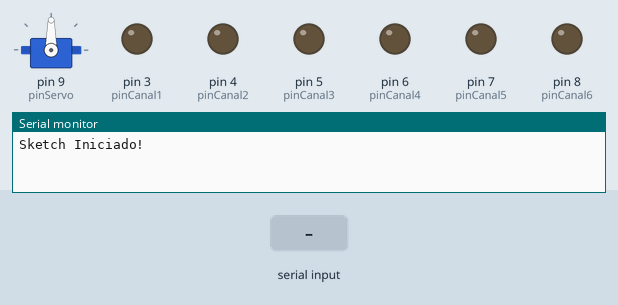
Bench run of a sketch on a simulated Arduino Uno, built with avr-gcc and run on an emulated ATmega328P. Parts: servo, output pins drawn as LEDs (lit = HIGH), the last lines printed to the serial monitor. Inputs (shaded band) come from the test bench.

Above: at 1.2 s.
1.3 s: "C" received over the second serial link
At 2.0 s:
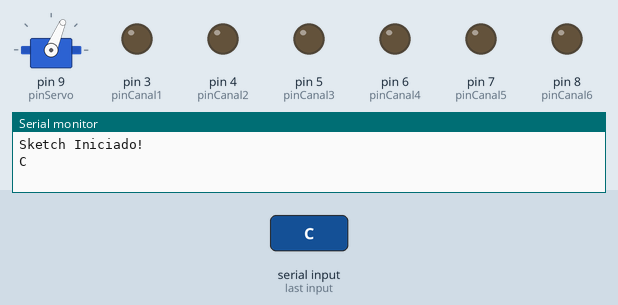
2.8 s: "true" received over the second serial link
At 3.2 s:
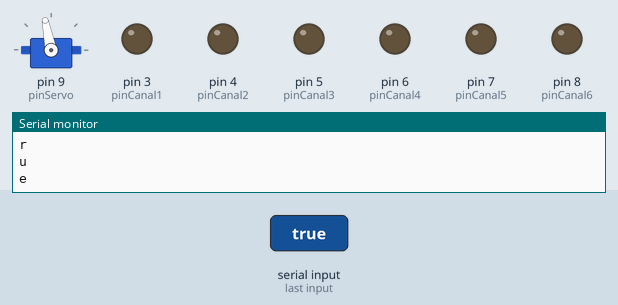
4.3 s: ";" received over the second serial link
At 5.5 s:
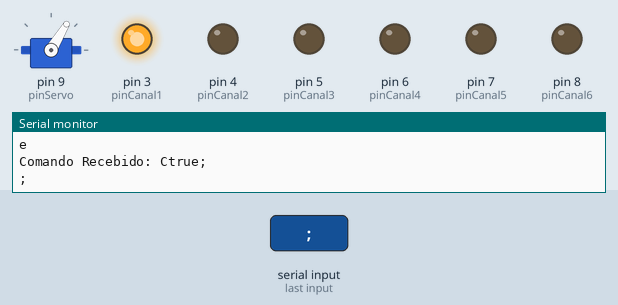
5.8 s: "90;45\n" received over the second serial link
At 6.7 s:
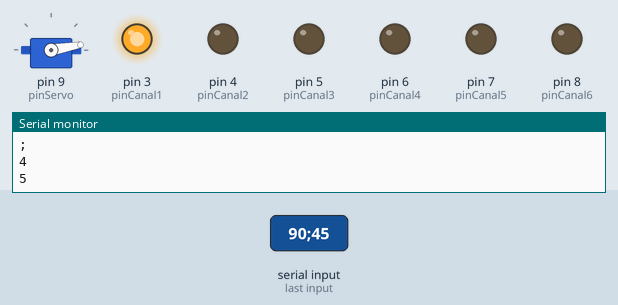
7.3 s: "C" received over the second serial link
At 7.8 s:
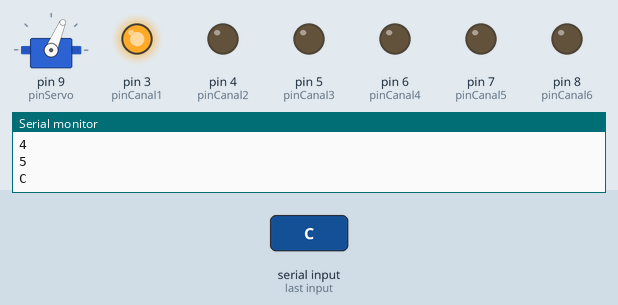
8.8 s: "90\n" received over the second serial link
At 10.1 s:
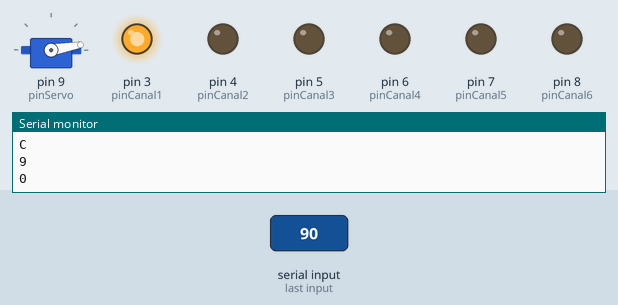
Timing chart, 0 to 11.3 s (numbered marks = the images above; inputs shaded):
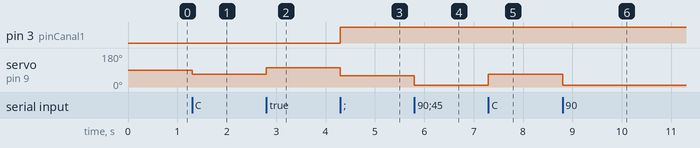

Measured:
- after the input at 1.3 s, servo on pin 9 (pinServo): 90° → 67° at once
- after the input at 2.8 s, servo on pin 9 (pinServo): 67° → 101° at once
- after the input at 4.3 s, pin 3 (pinCanal1): LOW → HIGH at once; servo on pin 9 (pinServo): 101° → 59° at once
- after the input at 5.8 s, servo on pin 9 (pinServo): 59° → 10° at once
- after the input at 7.3 s, servo on pin 9 (pinServo): 10° → 67° at once
- after the input at 8.8 s, servo on pin 9 (pinServo): 67° → 10° at once

The sketch:

scriptServoLed.ino
```cpp
// Importando as bibliotecas do Bluetooth e do Servo Motor
#include <SoftwareSerial.h>
#include <Servo.h>

// Definindo os pinos do módulo bluetooth
#define pinBT_RX 10
#define pinBT_TX 11

// Definindo os pinos dos led's
#define pinCanal1 3
#define pinCanal2 4
#define pinCanal3 5
#define pinCanal4 6
#define pinCanal5 7
#define pinCanal6 8
// Definindo o pino do Servo Motor
#define pinServo 9

// Configuração do módulo bluetooth
SoftwareSerial serialBT(pinBT_RX, pinBT_TX);
// Configuração do servo motor
Servo myservo;

// Variáveis para controlar os Led's
String comando;
int portas[] = { pinCanal1, pinCanal2, pinCanal3, pinCanal4, pinCanal5, pinCanal6 };

void setup() {
  // Iniciando o Monitor Serial
  Serial.begin(9600);
  serialBT.begin(9600);

  // Atribuindo o pinServo a função
  myservo.attach(pinServo);

  //Laço de repetição que define as portas dos Led's como OUTPUT
  for (int i = 0; i < 7; i++) {
    pinMode(portas[i], OUTPUT);
  }
  // Print que inicial do Monitor Serial
  Serial.println("Sketch Iniciado!");
}

void loop() {
  if (serialBT.available() > 0) {
    // Led | Servo
    char byteRec = serialBT.read();
    comando += byteRec;

    // Led
    if (byteRec == ';') {
      Serial.print("Comando Recebido: ");
      Serial.println(comando);

      if (comando.substring(0, 1) == "C") {
        String canal = comando.substring(1, 2);
        bool nivel = ( comando.indexOf("true") != -1 );

        digitalWrite(portas[canal.toInt()], nivel);
      }
      comando = "";
    }

    // Servo Motor
    if (byteRec == 0){
      myservo.write(byteRec);
    } else if (byteRec == 45) {
      myservo.write(byteRec);
    } else {
     myservo.write(byteRec);
    }

    Serial.println(byteRec);
  }
}
```
